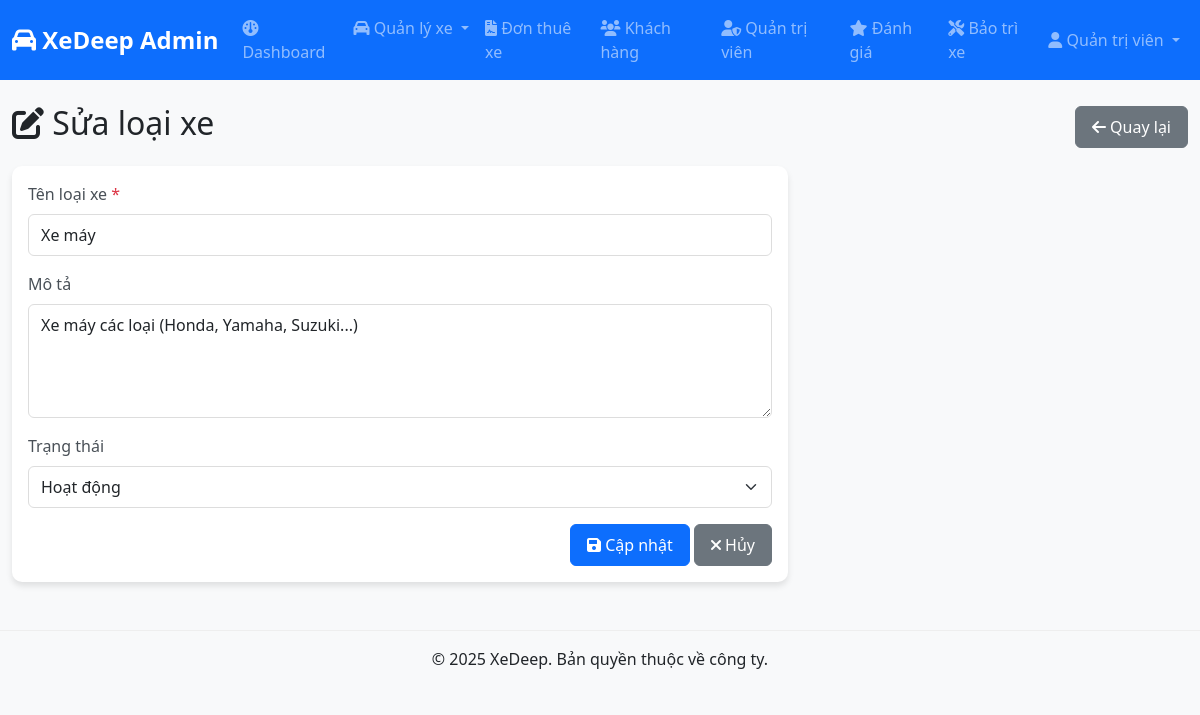
The page /admin/loai_xe/edit.php?id=1 (signed in) on the database its author committed.
### tables this page shows
CREATE TABLE loai_xe (
    id INT PRIMARY KEY AUTO_INCREMENT,
    ten_loai VARCHAR(100) NOT NULL COMMENT 'Tên loại xe (xe máy, ô tô 4 chỗ, ô tô 7 chỗ, ...)',
    mo_ta TEXT COMMENT 'Mô tả loại xe',
    trang_thai TINYINT DEFAULT 1 COMMENT '1: Hoạt động, 0: Ngừng hoạt động',
    ngay_tao TIMESTAMP DEFAULT CURRENT_TIMESTAMP,
    ngay_cap_nhat TIMESTAMP DEFAULT CURRENT_TIMESTAMP ON UPDATE CURRENT_TIMESTAMP
);

### include/common.php (called while the page is built, shortened)
<?php
include("config.php");
function get_sql_prepared(array $data = null)
{
	$len = count($data);
	if ($len > 0) {
		return str_pad("", $len, "s");
	}
	return "";
}
function get_mysqli()
{
	global $database;
	$conn = new mysqli($database["host"], $database["username"], $database["password"], $database["db"]);
	mysqli_set_charset($conn, 'UTF8');
	return $conn;
}
function execute_query(&$conn, $sql, $data)
{
	$conn = get_mysqli();
	$type = get_sql_prepared($data);
	$query = $conn->prepare($sql);
	if (!empty($data)) {
		foreach ($data as $i => $x) {
			$data[$i] = $x;
		}
		$query->bind_param($type, ...$data);
	}
	$query->execute();
	return $query;
}
function db_select(string $sql, array $data = null): array
{
	try {
		$query = execute_query($conn, $sql, $data);
		$result = $query->get_result();
		$arr_result = [];
		if ($result->num_rows > 0) {
			while ($record = $result->fetch_assoc()) {
				array_push($arr_result, $record);
			}
		}
		return $arr_result;
	} catch (Exception $ex) {
		dd($ex->getMessage(), "Query: $sql", $ex->getTraceAsString(), $data);
	}
}

### admin/loai_xe/edit.php (the view, shortened to what this page needs)
<?php
$id = intval($_GET['id'] ?? 0);
$sql = "SELECT * FROM loai_xe WHERE id = ?";
$loai_xe = db_select($sql, [$id]);
$loai_xe = $loai_xe[0];
include("../header.php");
?>
<div class="row">
    <div class="col-12">
        <div class="d-flex justify-content-between align-items-center mb-3">
            <h2><i class="fas fa-edit"></i> Sửa loại xe</h2>
            <a href="index.php" class="btn btn-secondary">
                <i class="fas fa-arrow-left"></i> Quay lại
            </a>
        </div>
    </div>
</div>
<div class="row">
    <div class="col-md-8">
        <div class="card shadow">
            <div class="card-body">
                <form method="POST">
                    <div class="mb-3">
                        <label class="form-label">Tên loại xe <span class="text-danger">*</span></label>
                        <input type="text" class="form-control" name="ten_loai"
                               value="<?= htmlentities($loai_xe['ten_loai']) ?>"
                               placeholder="Ví dụ: Xe máy, Ô tô 4 chỗ..." required>
                    </div>
                    <div class="mb-3">
                        <label class="form-label">Mô tả</label>
                        <textarea class="form-control" name="mo_ta" rows="4"
                                  placeholder="Mô tả chi tiết về loại xe..."><?= htmlentities($loai_xe['mo_ta']) ?></textarea>
                    </div>
                    <div class="mb-3">
                        <label class="form-label">Trạng thái</label>
                        <select class="form-select" name="trang_thai">
                            <option value="1" <?= $loai_xe['trang_thai'] == 1 ? 'selected' : '' ?>>Hoạt động</option>
                        </select>
                    </div>
                    <div class="text-end">
                        <button type="submit" class="btn btn-primary">
                            <i class="fas fa-save"></i> Cập nhật
                        </button>
                        <a href="index.php" class="btn btn-secondary">
                            <i class="fas fa-times"></i> Hủy
                        </a>
                    </div>
                </form>
            </div>
        </div>
    </div>
</div>
<?php include("../footer.php"); ?>

### asset/css/admin.css (style rules this page uses)
body { font-family: 'Segoe UI', Tahoma, Geneva, Verdana, sans-serif; background-color: #f8f9fa; }
.card { border: none; border-radius: 10px; box-shadow: 0 2px 10px rgba(0, 0, 0, 0.1); }
.btn { border-radius: 6px; font-weight: 500; padding: 0.5rem 1rem; }
.form-control, .form-select { border-radius: 6px; border: 1px solid #ddd; padding: 0.5rem 0.75rem; }
.form-label { font-weight: 500; color: #495057; margin-bottom: 0.5rem; }
.shadow { box-shadow: 0 4px 6px rgba(0, 0, 0, 0.1) !important; }

### rows shown on the page
loai_xe: ten_loai "Xe máy", mo_ta "Xe máy các loại (Honda, Yamaha, Suzuki...)", trang_thai "Hoạt động"

### other values the page prints
$_SESSION['admin_name'] "Quản trị viên"
